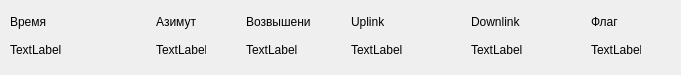
<?xml version="1.0" encoding="UTF-8"?>
<ui version="4.0">
 <class>Form</class>
 <widget class="QWidget" name="Form">
  <property name="geometry">
   <rect>
    <x>0</x>
    <y>0</y>
    <width>681</width>
    <height>75</height>
   </rect>
  </property>
  <property name="windowTitle">
   <string>Form</string>
  </property>
  <widget class="QWidget" name="layoutWidget">
   <property name="geometry">
    <rect>
     <x>10</x>
     <y>10</y>
     <width>631</width>
     <height>52</height>
    </rect>
   </property>
   <layout class="QVBoxLayout" name="verticalLayout">
    <item>
     <layout class="QHBoxLayout" name="horizontalLayout">
      <item>
       <widget class="QLabel" name="time">
        <property name="minimumSize">
         <size>
          <width>50</width>
          <height>20</height>
         </size>
        </property>
        <property name="maximumSize">
         <size>
          <width>50</width>
          <height>20</height>
         </size>
        </property>
        <property name="text">
         <string>Время</string>
        </property>
       </widget>
      </item>
      <item>
       <spacer name="horizontalSpacer">
        <property name="orientation">
         <enum>Qt::Horizontal</enum>
        </property>
        <property name="sizeType">
         <enum>QSizePolicy::Minimum</enum>
        </property>
        <property name="sizeHint" stdset="0">
         <size>
          <width>90</width>
          <height>20</height>
         </size>
        </property>
       </spacer>
      </item>
      <item>
       <widget class="QLabel" name="azimuth">
        <property name="minimumSize">
         <size>
          <width>50</width>
          <height>20</height>
         </size>
        </property>
        <property name="maximumSize">
         <size>
          <width>50</width>
          <height>20</height>
         </size>
        </property>
        <property name="text">
         <string>Азимут</string>
        </property>
       </widget>
      </item>
      <item>
       <spacer name="horizontalSpacer_2">
        <property name="orientation">
         <enum>Qt::Horizontal</enum>
        </property>
        <property name="sizeHint" stdset="0">
         <size>
          <width>20</width>
          <height>20</height>
         </size>
        </property>
       </spacer>
      </item>
      <item>
       <widget class="QLabel" name="elevation">
        <property name="minimumSize">
         <size>
          <width>65</width>
          <height>20</height>
         </size>
        </property>
        <property name="maximumSize">
         <size>
          <width>65</width>
          <height>20</height>
         </size>
        </property>
        <property name="text">
         <string>Возвышение</string>
        </property>
       </widget>
      </item>
      <item>
       <spacer name="horizontalSpacer_3">
        <property name="orientation">
         <enum>Qt::Horizontal</enum>
        </property>
        <property name="sizeHint" stdset="0">
         <size>
          <width>20</width>
          <height>20</height>
         </size>
        </property>
       </spacer>
      </item>
      <item>
       <widget class="QLabel" name="uplink">
        <property name="minimumSize">
         <size>
          <width>80</width>
          <height>20</height>
         </size>
        </property>
        <property name="maximumSize">
         <size>
          <width>80</width>
          <height>20</height>
         </size>
        </property>
        <property name="text">
         <string>Uplink</string>
        </property>
       </widget>
      </item>
      <item>
       <spacer name="horizontalSpacer_4">
        <property name="orientation">
         <enum>Qt::Horizontal</enum>
        </property>
        <property name="sizeHint" stdset="0">
         <size>
          <width>20</width>
          <height>20</height>
         </size>
        </property>
       </spacer>
      </item>
      <item>
       <widget class="QLabel" name="downlink">
        <property name="minimumSize">
         <size>
          <width>80</width>
          <height>20</height>
         </size>
        </property>
        <property name="maximumSize">
         <size>
          <width>80</width>
          <height>20</height>
         </size>
        </property>
        <property name="text">
         <string>Downlink</string>
        </property>
       </widget>
      </item>
      <item>
       <spacer name="horizontalSpacer_9">
        <property name="orientation">
         <enum>Qt::Horizontal</enum>
        </property>
        <property name="sizeHint" stdset="0">
         <size>
          <width>20</width>
          <height>20</height>
         </size>
        </property>
       </spacer>
      </item>
      <item>
       <widget class="QLabel" name="azimuth_flag">
        <property name="minimumSize">
         <size>
          <width>50</width>
          <height>20</height>
         </size>
        </property>
        <property name="maximumSize">
         <size>
          <width>50</width>
          <height>20</height>
         </size>
        </property>
        <property name="text">
         <string>Флаг</string>
        </property>
       </widget>
      </item>
     </layout>
    </item>
    <item>
     <layout class="QHBoxLayout" name="horizontalLayout_2">
      <item>
       <widget class="QLabel" name="time_value">
        <property name="minimumSize">
         <size>
          <width>120</width>
          <height>20</height>
         </size>
        </property>
        <property name="maximumSize">
         <size>
          <width>100</width>
          <height>20</height>
         </size>
        </property>
        <property name="text">
         <string>TextLabel</string>
        </property>
       </widget>
      </item>
      <item>
       <spacer name="horizontalSpacer_5">
        <property name="orientation">
         <enum>Qt::Horizontal</enum>
        </property>
        <property name="sizeType">
         <enum>QSizePolicy::Minimum</enum>
        </property>
        <property name="sizeHint" stdset="0">
         <size>
          <width>20</width>
          <height>20</height>
         </size>
        </property>
       </spacer>
      </item>
      <item>
       <widget class="QLabel" name="azimuth_value">
        <property name="minimumSize">
         <size>
          <width>50</width>
          <height>20</height>
         </size>
        </property>
        <property name="maximumSize">
         <size>
          <width>50</width>
          <height>20</height>
         </size>
        </property>
        <property name="text">
         <string>TextLabel</string>
        </property>
       </widget>
      </item>
      <item>
       <spacer name="horizontalSpacer_6">
        <property name="orientation">
         <enum>Qt::Horizontal</enum>
        </property>
        <property name="sizeHint" stdset="0">
         <size>
          <width>20</width>
          <height>20</height>
         </size>
        </property>
       </spacer>
      </item>
      <item>
       <widget class="QLabel" name="elevation_value">
        <property name="minimumSize">
         <size>
          <width>65</width>
          <height>20</height>
         </size>
        </property>
        <property name="maximumSize">
         <size>
          <width>65</width>
          <height>20</height>
         </size>
        </property>
        <property name="text">
         <string>TextLabel</string>
        </property>
       </widget>
      </item>
      <item>
       <spacer name="horizontalSpacer_7">
        <property name="orientation">
         <enum>Qt::Horizontal</enum>
        </property>
        <property name="sizeHint" stdset="0">
         <size>
          <width>20</width>
          <height>20</height>
         </size>
        </property>
       </spacer>
      </item>
      <item>
       <widget class="QLabel" name="uplink_value">
        <property name="minimumSize">
         <size>
          <width>80</width>
          <height>20</height>
         </size>
        </property>
        <property name="maximumSize">
         <size>
          <width>80</width>
          <height>20</height>
         </size>
        </property>
        <property name="text">
         <string>TextLabel</string>
        </property>
       </widget>
      </item>
      <item>
       <spacer name="horizontalSpacer_8">
        <property name="orientation">
         <enum>Qt::Horizontal</enum>
        </property>
        <property name="sizeHint" stdset="0">
         <size>
          <width>20</width>
          <height>20</height>
         </size>
        </property>
       </spacer>
      </item>
      <item>
       <widget class="QLabel" name="downlink_value">
        <property name="minimumSize">
         <size>
          <width>80</width>
          <height>20</height>
         </size>
        </property>
        <property name="maximumSize">
         <size>
          <width>80</width>
          <height>20</height>
         </size>
        </property>
        <property name="text">
         <string>TextLabel</string>
        </property>
       </widget>
      </item>
      <item>
       <spacer name="horizontalSpacer_10">
        <property name="orientation">
         <enum>Qt::Horizontal</enum>
        </property>
        <property name="sizeHint" stdset="0">
         <size>
          <width>20</width>
          <height>20</height>
         </size>
        </property>
       </spacer>
      </item>
      <item>
       <widget class="QLabel" name="azimuth_flag_value">
        <property name="minimumSize">
         <size>
          <width>50</width>
          <height>20</height>
         </size>
        </property>
        <property name="maximumSize">
         <size>
          <width>50</width>
          <height>20</height>
         </size>
        </property>
        <property name="text">
         <string>TextLabel</string>
        </property>
       </widget>
      </item>
     </layout>
    </item>
   </layout>
  </widget>
 </widget>
 <resources/>
 <connections/>
</ui>
